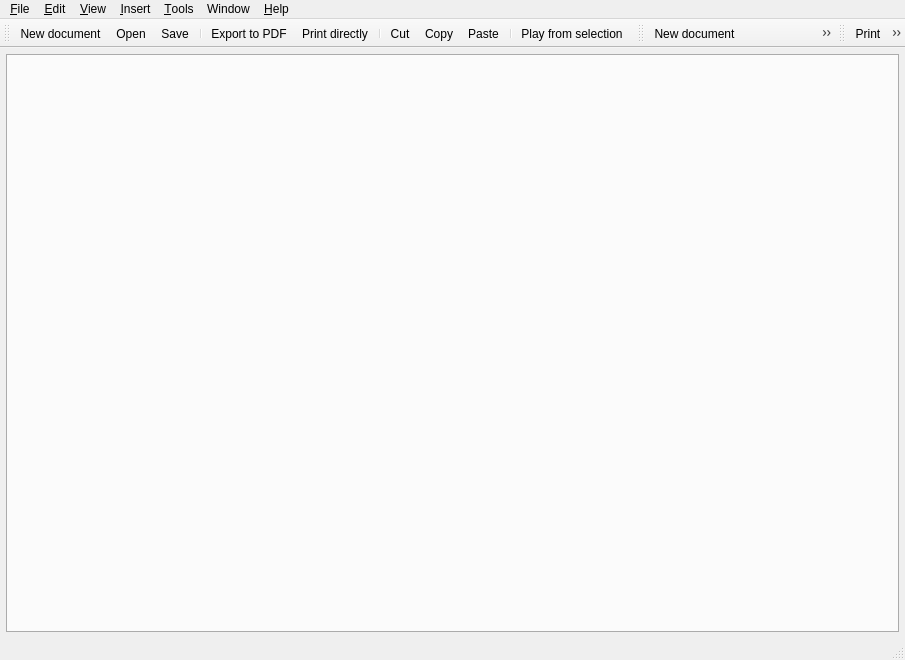
<?xml version="1.0" encoding="UTF-8"?>
<ui version="4.0">
 <author>Reinhard Katzmann, Matevž Jekovec</author>
 <class>uiMainWindow</class>
 <widget class="QMainWindow" name="uiMainWindow">
  <property name="geometry">
   <rect>
    <x>0</x>
    <y>0</y>
    <width>905</width>
    <height>660</height>
   </rect>
  </property>
  <property name="windowTitle">
   <string>Canorus</string>
  </property>
  <property name="windowIcon">
   <iconset>
    <normaloff>images:clogosm.png</normaloff>images:clogosm.png</iconset>
  </property>
  <property name="statusTip">
   <string/>
  </property>
  <widget class="QWidget" name="uiCentralWidget">
   <layout class="QGridLayout">
    <property name="margin">
     <number>6</number>
    </property>
    <property name="spacing">
     <number>4</number>
    </property>
    <item row="0" column="0">
     <widget class="CATabWidget" name="uiTabWidget">
      <property name="sizePolicy">
       <sizepolicy hsizetype="Expanding" vsizetype="Expanding">
        <horstretch>0</horstretch>
        <verstretch>0</verstretch>
       </sizepolicy>
      </property>
      <property name="autoFillBackground">
       <bool>false</bool>
      </property>
      <property name="tabPosition">
       <enum>QTabWidget::South</enum>
      </property>
     </widget>
    </item>
   </layout>
  </widget>
  <widget class="QMenuBar" name="uiMenuBar">
   <property name="geometry">
    <rect>
     <x>0</x>
     <y>0</y>
     <width>905</width>
     <height>26</height>
    </rect>
   </property>
   <widget class="QMenu" name="uiMenuEdit">
    <property name="title">
     <string>&amp;Edit</string>
    </property>
    <addaction name="separator"/>
    <addaction name="uiCut"/>
    <addaction name="uiCopy"/>
    <addaction name="uiPaste"/>
    <addaction name="separator"/>
    <addaction name="uiSelectAll"/>
    <addaction name="uiInvertSelection"/>
    <addaction name="separator"/>
    <addaction name="uiDocumentProperties"/>
   </widget>
   <widget class="QMenu" name="uiMenuTools">
    <property name="title">
     <string>&amp;Tools</string>
    </property>
    <addaction name="uiGotoBar"/>
    <addaction name="uiTranspose"/>
    <addaction name="uiNoteCount"/>
    <addaction name="uiMidiRecorder"/>
    <addaction name="separator"/>
    <addaction name="uiSettings"/>
   </widget>
   <widget class="QMenu" name="uiMenuWindow">
    <property name="title">
     <string>Window</string>
    </property>
    <addaction name="uiNewView"/>
    <addaction name="uiNewWindow"/>
    <addaction name="separator"/>
    <addaction name="uiSplitHorizontally"/>
    <addaction name="uiSplitVertically"/>
    <addaction name="uiCloseCurrentView"/>
    <addaction name="uiUnsplitAll"/>
   </widget>
   <widget class="QMenu" name="uiMenuHelp">
    <property name="title">
     <string>&amp;Help</string>
    </property>
    <addaction name="uiUsersGuide"/>
    <addaction name="uiWhatsThis"/>
    <addaction name="uiTipOfTheDay"/>
    <addaction name="separator"/>
    <addaction name="uiAboutCanorus"/>
    <addaction name="uiAboutQt"/>
   </widget>
   <widget class="QMenu" name="uiMenuFile">
    <property name="title">
     <string>&amp;File</string>
    </property>
    <widget class="QMenu" name="uiOpenRecent">
     <property name="title">
      <string>Open &amp;recent</string>
     </property>
     <property name="icon">
      <iconset>
       <normaloff>images:general/fileopen.png</normaloff>images:general/fileopen.png</iconset>
     </property>
     <addaction name="actionRecent_documents"/>
    </widget>
    <addaction name="uiNewDocument"/>
    <addaction name="uiNewDocumentWizard"/>
    <addaction name="uiOpenDocument"/>
    <addaction name="uiOpenRecent"/>
    <addaction name="uiSaveDocument"/>
    <addaction name="uiSaveDocumentAs"/>
    <addaction name="uiCloseDocument"/>
    <addaction name="separator"/>
    <addaction name="uiImportDocument"/>
    <addaction name="uiExportDocument"/>
    <addaction name="separator"/>
    <addaction name="uiPrintPreview"/>
    <addaction name="uiPrint"/>
    <addaction name="separator"/>
    <addaction name="uiQuit"/>
   </widget>
   <widget class="QMenu" name="uiMenuView">
    <property name="title">
     <string>&amp;View</string>
    </property>
    <widget class="QMenu" name="uiMenuZoom">
     <property name="title">
      <string>Zoom</string>
     </property>
     <addaction name="uiZoomToWidth"/>
     <addaction name="uiZoomToHeight"/>
     <addaction name="uiZoomToFit"/>
     <addaction name="uiZoomToSelection"/>
     <addaction name="separator"/>
     <addaction name="uiCustomZoom"/>
    </widget>
    <widget class="QMenu" name="uiMenuSourceView">
     <property name="title">
      <string>Source view</string>
     </property>
     <addaction name="uiLilyPondSource"/>
     <addaction name="uiCanorusMLSource"/>
    </widget>
    <addaction name="separator"/>
    <addaction name="uiMenuZoom"/>
    <addaction name="uiLockScrollPlayback"/>
    <addaction name="separator"/>
    <addaction name="uiScoreView"/>
    <addaction name="uiMenuSourceView"/>
    <addaction name="uiResourceView"/>
    <addaction name="separator"/>
    <addaction name="uiShowRuler"/>
    <addaction name="uiShowStatusBar"/>
    <addaction name="uiFullscreen"/>
   </widget>
   <widget class="QMenu" name="uiMenuInsert">
    <property name="title">
     <string>&amp;Insert</string>
    </property>
    <addaction name="uiNewSheet"/>
    <addaction name="uiNewContext"/>
    <addaction name="uiNewVoice"/>
    <addaction name="separator"/>
    <addaction name="uiInsertPlayable"/>
    <addaction name="uiInsertClef"/>
    <addaction name="uiInsertKeySig"/>
    <addaction name="uiInsertTimeSig"/>
    <addaction name="uiInsertBarline"/>
    <addaction name="uiInsertSyllable"/>
    <addaction name="uiInsertFM"/>
   </widget>
   <addaction name="uiMenuFile"/>
   <addaction name="uiMenuEdit"/>
   <addaction name="uiMenuView"/>
   <addaction name="uiMenuInsert"/>
   <addaction name="uiMenuTools"/>
   <addaction name="uiMenuWindow"/>
   <addaction name="uiMenuHelp"/>
  </widget>
  <widget class="QStatusBar" name="uiStatusBarWidget"/>
  <widget class="QToolBar" name="uiStandardToolBar">
   <property name="windowTitle">
    <string>Standard ToolBar</string>
   </property>
   <property name="orientation">
    <enum>Qt::Horizontal</enum>
   </property>
   <attribute name="toolBarArea">
    <enum>TopToolBarArea</enum>
   </attribute>
   <attribute name="toolBarBreak">
    <bool>false</bool>
   </attribute>
   <addaction name="uiNewDocument"/>
   <addaction name="uiOpenDocument"/>
   <addaction name="uiSaveDocument"/>
   <addaction name="separator"/>
   <addaction name="uiExportToPdf"/>
   <addaction name="uiPrintDirectly"/>
   <addaction name="separator"/>
   <addaction name="uiCut"/>
   <addaction name="uiCopy"/>
   <addaction name="uiPaste"/>
   <addaction name="separator"/>
   <addaction name="uiPlayFromSelection"/>
  </widget>
  <widget class="QToolBar" name="uiFileToolBar">
   <property name="windowTitle">
    <string>File ToolBar</string>
   </property>
   <property name="orientation">
    <enum>Qt::Horizontal</enum>
   </property>
   <attribute name="toolBarArea">
    <enum>TopToolBarArea</enum>
   </attribute>
   <attribute name="toolBarBreak">
    <bool>false</bool>
   </attribute>
   <addaction name="uiNewDocument"/>
   <addaction name="uiNewDocumentWizard"/>
   <addaction name="uiOpenDocument"/>
   <addaction name="uiSaveDocument"/>
   <addaction name="uiSaveDocumentAs"/>
   <addaction name="uiImportDocument"/>
   <addaction name="uiExportDocument"/>
   <addaction name="uiCloseDocument"/>
  </widget>
  <widget class="QToolBar" name="uiPrintToolBar">
   <property name="enabled">
    <bool>true</bool>
   </property>
   <property name="windowTitle">
    <string>Print ToolBar</string>
   </property>
   <property name="orientation">
    <enum>Qt::Horizontal</enum>
   </property>
   <attribute name="toolBarArea">
    <enum>TopToolBarArea</enum>
   </attribute>
   <attribute name="toolBarBreak">
    <bool>false</bool>
   </attribute>
   <addaction name="uiPrint"/>
   <addaction name="uiPrintDirectly"/>
   <addaction name="uiPrintPreview"/>
   <addaction name="uiExportToPdf"/>
  </widget>
  <action name="uiQuit">
   <property name="icon">
    <iconset>
     <normaloff>images:general/exit.png</normaloff>images:general/exit.png</iconset>
   </property>
   <property name="text">
    <string>&amp;Quit</string>
   </property>
   <property name="shortcut">
    <string>Ctrl+Q</string>
   </property>
  </action>
  <action name="uiNewDocument">
   <property name="icon">
    <iconset>
     <normaloff>images:general/filenew.png</normaloff>images:general/filenew.png</iconset>
   </property>
   <property name="text">
    <string>&amp;New document</string>
   </property>
   <property name="shortcut">
    <string>Ctrl+N</string>
   </property>
  </action>
  <action name="uiOpenDocument">
   <property name="icon">
    <iconset>
     <normaloff>images:general/fileopen.png</normaloff>images:general/fileopen.png</iconset>
   </property>
   <property name="text">
    <string>&amp;Open...</string>
   </property>
   <property name="shortcut">
    <string>Ctrl+O</string>
   </property>
  </action>
  <action name="uiSaveDocument">
   <property name="icon">
    <iconset>
     <normaloff>images:general/filesave.png</normaloff>images:general/filesave.png</iconset>
   </property>
   <property name="text">
    <string>&amp;Save</string>
   </property>
   <property name="shortcut">
    <string>Ctrl+S</string>
   </property>
  </action>
  <action name="uiSaveDocumentAs">
   <property name="icon">
    <iconset>
     <normaloff>images:general/filesaveas.png</normaloff>images:general/filesaveas.png</iconset>
   </property>
   <property name="text">
    <string>Save &amp;as...</string>
   </property>
  </action>
  <action name="uiCloseDocument">
   <property name="icon">
    <iconset>
     <normaloff>images:general/fileclose.svg</normaloff>images:general/fileclose.svg</iconset>
   </property>
   <property name="text">
    <string>&amp;Close</string>
   </property>
  </action>
  <action name="uiImportDocument">
   <property name="enabled">
    <bool>true</bool>
   </property>
   <property name="icon">
    <iconset>
     <normaloff>images:general/filesave.png</normaloff>images:general/filesave.png</iconset>
   </property>
   <property name="text">
    <string>&amp;Import...</string>
   </property>
  </action>
  <action name="uiExportDocument">
   <property name="icon">
    <iconset>
     <normaloff>images:general/filesave.png</normaloff>images:general/filesave.png</iconset>
   </property>
   <property name="text">
    <string>&amp;Export...</string>
   </property>
   <property name="shortcut">
    <string>Ctrl+E</string>
   </property>
  </action>
  <action name="uiPrintPreview">
   <property name="enabled">
    <bool>true</bool>
   </property>
   <property name="icon">
    <iconset>
     <normaloff>images:printing/fileprintpreview.png</normaloff>images:printing/fileprintpreview.png</iconset>
   </property>
   <property name="text">
    <string>Print pre&amp;view...</string>
   </property>
   <property name="visible">
    <bool>true</bool>
   </property>
  </action>
  <action name="uiPrint">
   <property name="enabled">
    <bool>true</bool>
   </property>
   <property name="icon">
    <iconset>
     <normaloff>images:printing/fileprint.png</normaloff>images:printing/fileprint.png</iconset>
   </property>
   <property name="text">
    <string>&amp;Print...</string>
   </property>
   <property name="shortcut">
    <string>Ctrl+P</string>
   </property>
  </action>
  <action name="uiCopy">
   <property name="icon">
    <iconset>
     <normaloff>images:general/editcopy.png</normaloff>images:general/editcopy.png</iconset>
   </property>
   <property name="text">
    <string>&amp;Copy</string>
   </property>
   <property name="shortcut">
    <string>Ctrl+C</string>
   </property>
  </action>
  <action name="uiCut">
   <property name="icon">
    <iconset>
     <normaloff>images:general/editcut.png</normaloff>images:general/editcut.png</iconset>
   </property>
   <property name="text">
    <string>C&amp;ut</string>
   </property>
   <property name="shortcut">
    <string>Ctrl+X</string>
   </property>
  </action>
  <action name="uiPaste">
   <property name="icon">
    <iconset>
     <normaloff>images:general/editpaste.png</normaloff>images:general/editpaste.png</iconset>
   </property>
   <property name="text">
    <string>&amp;Paste</string>
   </property>
   <property name="shortcut">
    <string>Ctrl+V</string>
   </property>
  </action>
  <action name="uiSelectAll">
   <property name="text">
    <string>Select &amp;all</string>
   </property>
   <property name="shortcut">
    <string>Ctrl+A</string>
   </property>
  </action>
  <action name="uiInvertSelection">
   <property name="text">
    <string>Invert Selection</string>
   </property>
  </action>
  <action name="uiZoomToWidth">
   <property name="text">
    <string>Fit to width</string>
   </property>
  </action>
  <action name="uiGotoBar">
   <property name="enabled">
    <bool>false</bool>
   </property>
   <property name="text">
    <string>Goto bar...</string>
   </property>
   <property name="shortcut">
    <string>Ctrl+G</string>
   </property>
  </action>
  <action name="uiShowStatusBar">
   <property name="checkable">
    <bool>true</bool>
   </property>
   <property name="checked">
    <bool>true</bool>
   </property>
   <property name="text">
    <string>St&amp;atus bar</string>
   </property>
  </action>
  <action name="uiFullscreen">
   <property name="checkable">
    <bool>true</bool>
   </property>
   <property name="icon">
    <iconset>
     <normaloff>images:general/fullscreen.png</normaloff>images:general/fullscreen.png</iconset>
   </property>
   <property name="text">
    <string>&amp;Fullscreen</string>
   </property>
  </action>
  <action name="uiInsertTimeSig">
   <property name="checkable">
    <bool>true</bool>
   </property>
   <property name="icon">
    <iconset>
     <normaloff>images:timesig/tsc.svg</normaloff>images:timesig/tsc.svg</iconset>
   </property>
   <property name="text">
    <string>&amp;Time signature...</string>
   </property>
  </action>
  <action name="uiInsertKeySig">
   <property name="checkable">
    <bool>true</bool>
   </property>
   <property name="icon">
    <iconset>
     <normaloff>images:accidental/keysig.svg</normaloff>images:accidental/keysig.svg</iconset>
   </property>
   <property name="text">
    <string>&amp;Key signature...</string>
   </property>
  </action>
  <action name="uiInsertBarline">
   <property name="checkable">
    <bool>true</bool>
   </property>
   <property name="icon">
    <iconset>
     <normaloff>images:barline/barlinesingle.svg</normaloff>images:barline/barlinesingle.svg</iconset>
   </property>
   <property name="text">
    <string>Barline...</string>
   </property>
  </action>
  <action name="uiNoteCount">
   <property name="enabled">
    <bool>false</bool>
   </property>
   <property name="text">
    <string>Note &amp;count...</string>
   </property>
  </action>
  <action name="uiSettings">
   <property name="icon">
    <iconset>
     <normaloff>images:settings/settings.svg</normaloff>images:settings/settings.svg</iconset>
   </property>
   <property name="text">
    <string>&amp;Settings...</string>
   </property>
  </action>
  <action name="uiUsersGuide">
   <property name="text">
    <string>User's guide...</string>
   </property>
  </action>
  <action name="uiWhatsThis">
   <property name="enabled">
    <bool>false</bool>
   </property>
   <property name="text">
    <string>What's &amp;this</string>
   </property>
  </action>
  <action name="uiTipOfTheDay">
   <property name="checkable">
    <bool>false</bool>
   </property>
   <property name="enabled">
    <bool>false</bool>
   </property>
   <property name="text">
    <string>Tip of the &amp;day</string>
   </property>
  </action>
  <action name="uiAboutCanorus">
   <property name="icon">
    <iconset>
     <normaloff>images:clogosm.png</normaloff>images:clogosm.png</iconset>
   </property>
   <property name="text">
    <string>About &amp;Canorus...</string>
   </property>
  </action>
  <action name="uiAboutQt">
   <property name="icon">
    <iconset>
     <normaloff>images:qtlogo.png</normaloff>images:qtlogo.png</iconset>
   </property>
   <property name="text">
    <string>About &amp;Qt...</string>
   </property>
  </action>
  <action name="uiSplitHorizontally">
   <property name="text">
    <string>Split view horizontally</string>
   </property>
  </action>
  <action name="uiSplitVertically">
   <property name="text">
    <string>Split view vertically</string>
   </property>
  </action>
  <action name="uiCloseCurrentView">
   <property name="enabled">
    <bool>false</bool>
   </property>
   <property name="text">
    <string>Close current view</string>
   </property>
  </action>
  <action name="uiUnsplitAll">
   <property name="enabled">
    <bool>false</bool>
   </property>
   <property name="text">
    <string>Unsplit All</string>
   </property>
  </action>
  <action name="uiNewView">
   <property name="text">
    <string>New view</string>
   </property>
  </action>
  <action name="uiNewSheet">
   <property name="icon">
    <iconset>
     <normaloff>images:document/sheetnew.svg</normaloff>images:document/sheetnew.svg</iconset>
   </property>
   <property name="text">
    <string>New sheet</string>
   </property>
  </action>
  <action name="uiNewContext">
   <property name="checkable">
    <bool>true</bool>
   </property>
   <property name="icon">
    <iconset>
     <normaloff>images:document/contextnew.svg</normaloff>images:document/contextnew.svg</iconset>
   </property>
   <property name="text">
    <string>New context...</string>
   </property>
  </action>
  <action name="uiPlayFromSelection">
   <property name="checkable">
    <bool>true</bool>
   </property>
   <property name="icon">
    <iconset>
     <normaloff>images:playback/play.svg</normaloff>images:playback/play.svg</iconset>
   </property>
   <property name="text">
    <string>Play from selection</string>
   </property>
  </action>
  <action name="uiAnimatedScroll">
   <property name="checkable">
    <bool>true</bool>
   </property>
   <property name="checked">
    <bool>true</bool>
   </property>
   <property name="text">
    <string>Animated scroll</string>
   </property>
  </action>
  <action name="uiLockScrollPlayback">
   <property name="checkable">
    <bool>true</bool>
   </property>
   <property name="checked">
    <bool>true</bool>
   </property>
   <property name="text">
    <string>Lock scroll while playback</string>
   </property>
  </action>
  <action name="uiZoomToHeight">
   <property name="text">
    <string>Fit to &amp;height</string>
   </property>
  </action>
  <action name="uiZoomToFit">
   <property name="text">
    <string>Best &amp;fit</string>
   </property>
  </action>
  <action name="uiZoomToSelection">
   <property name="text">
    <string>Fit to selection</string>
   </property>
  </action>
  <action name="uiNewWindow">
   <property name="text">
    <string>New window</string>
   </property>
  </action>
  <action name="uiCustomZoom">
   <property name="text">
    <string>Custom...</string>
   </property>
  </action>
  <action name="uiScoreView">
   <property name="text">
    <string>Score view</string>
   </property>
  </action>
  <action name="uiLilyPondSource">
   <property name="icon">
    <iconset>
     <normaloff>images:general/lilypondsource.svg</normaloff>images:general/lilypondsource.svg</iconset>
   </property>
   <property name="text">
    <string>LilyPond source</string>
   </property>
  </action>
  <action name="uiCanorusMLSource">
   <property name="icon">
    <iconset>
     <normaloff>images:general/canorusmlsource.svg</normaloff>images:general/canorusmlsource.svg</iconset>
   </property>
   <property name="text">
    <string>CanorusML source</string>
   </property>
  </action>
  <action name="uiNewVoice">
   <property name="icon">
    <iconset>
     <normaloff>images:document/voicenew.svg</normaloff>images:document/voicenew.svg</iconset>
   </property>
   <property name="text">
    <string>New voice</string>
   </property>
  </action>
  <action name="uiDocumentProperties">
   <property name="icon">
    <iconset>
     <normaloff>images:document/documentproperties.svg</normaloff>images:document/documentproperties.svg</iconset>
   </property>
   <property name="text">
    <string>Document properties...</string>
   </property>
  </action>
  <action name="uiPrintDirectly">
   <property name="enabled">
    <bool>true</bool>
   </property>
   <property name="icon">
    <iconset>
     <normaloff>images:printing/filequickprint.png</normaloff>images:printing/filequickprint.png</iconset>
   </property>
   <property name="text">
    <string>Print directly</string>
   </property>
   <property name="visible">
    <bool>true</bool>
   </property>
  </action>
  <action name="uiExportToPdf">
   <property name="icon">
    <iconset>
     <normaloff>images:general/pdf.png</normaloff>images:general/pdf.png</iconset>
   </property>
   <property name="text">
    <string>Export to PDF</string>
   </property>
   <property name="visible">
    <bool>true</bool>
   </property>
  </action>
  <action name="uiNewDocumentWizard">
   <property name="enabled">
    <bool>false</bool>
   </property>
   <property name="icon">
    <iconset>
     <normaloff>images:general/filenewwizard.png</normaloff>images:general/filenewwizard.png</iconset>
   </property>
   <property name="text">
    <string>New document &amp;wizard...</string>
   </property>
  </action>
  <action name="uiInsertPlayable">
   <property name="checkable">
    <bool>true</bool>
   </property>
   <property name="icon">
    <iconset>
     <normaloff>images:playable/insertplayable.svg</normaloff>images:playable/insertplayable.svg</iconset>
   </property>
   <property name="text">
    <string>Notes and Rests</string>
   </property>
  </action>
  <action name="uiInsertFM">
   <property name="checkable">
    <bool>true</bool>
   </property>
   <property name="enabled">
    <bool>true</bool>
   </property>
   <property name="icon">
    <iconset>
     <normaloff>images:functionmark/insertfm.svg</normaloff>images:functionmark/insertfm.svg</iconset>
   </property>
   <property name="text">
    <string>Function mark...</string>
   </property>
  </action>
  <action name="uiInsertClef">
   <property name="checkable">
    <bool>true</bool>
   </property>
   <property name="icon">
    <iconset>
     <normaloff>images:clef/cleff.svg</normaloff>images:clef/cleff.svg</iconset>
   </property>
   <property name="text">
    <string>Clef...</string>
   </property>
  </action>
  <action name="uiRemoveVoice">
   <property name="icon">
    <iconset>
     <normaloff>images:document/voiceremove.svg</normaloff>images:document/voiceremove.svg</iconset>
   </property>
   <property name="text">
    <string>Remove Voice</string>
   </property>
  </action>
  <action name="uiVoiceProperties">
   <property name="icon">
    <iconset>
     <normaloff>images:document/voiceproperties.svg</normaloff>images:document/voiceproperties.svg</iconset>
   </property>
   <property name="text">
    <string>Voice Properties</string>
   </property>
  </action>
  <action name="uiAccsVisible">
   <property name="checkable">
    <bool>true</bool>
   </property>
   <property name="icon">
    <iconset>
     <normaloff>images:accidental/accsvisible.svg</normaloff>images:accidental/accsvisible.svg</iconset>
   </property>
   <property name="text">
    <string>Accidentals Visible</string>
   </property>
  </action>
  <action name="uiHiddenRest">
   <property name="checkable">
    <bool>true</bool>
   </property>
   <property name="icon">
    <iconset>
     <normaloff>images:playable/hiddenrest.svg</normaloff>images:playable/hiddenrest.svg</iconset>
   </property>
   <property name="text">
    <string>Hidden Rest</string>
   </property>
  </action>
  <action name="uiRemoveContext">
   <property name="icon">
    <iconset>
     <normaloff>images:document/contextremove.svg</normaloff>images:document/contextremove.svg</iconset>
   </property>
   <property name="text">
    <string>Remove Context</string>
   </property>
  </action>
  <action name="uiContextProperties">
   <property name="icon">
    <iconset>
     <normaloff>images:document/contextproperties.svg</normaloff>images:document/contextproperties.svg</iconset>
   </property>
   <property name="text">
    <string>Context Properties</string>
   </property>
  </action>
  <action name="uiRemoveSheet">
   <property name="icon">
    <iconset>
     <normaloff>images:document/sheetremove.svg</normaloff>images:document/sheetremove.svg</iconset>
   </property>
   <property name="text">
    <string>Remove Sheet</string>
   </property>
  </action>
  <action name="uiSheetProperties">
   <property name="icon">
    <iconset>
     <normaloff>images:document/sheetproperties.svg</normaloff>images:document/sheetproperties.svg</iconset>
   </property>
   <property name="text">
    <string>Sheet Properties</string>
   </property>
  </action>
  <action name="uiTranspose">
   <property name="text">
    <string>&amp;Transpose...</string>
   </property>
  </action>
  <action name="uiFMEllipse">
   <property name="checkable">
    <bool>true</bool>
   </property>
   <property name="icon">
    <iconset>
     <normaloff>images:functionmark/fme.svg</normaloff>images:functionmark/fme.svg</iconset>
   </property>
   <property name="text">
    <string>Ellipse</string>
   </property>
  </action>
  <action name="uiInsertSyllable">
   <property name="checkable">
    <bool>true</bool>
   </property>
   <property name="icon">
    <iconset>
     <normaloff>images:document/syllable.svg</normaloff>images:document/syllable.svg</iconset>
   </property>
   <property name="text">
    <string>Insert syllable</string>
   </property>
  </action>
  <action name="uiEditMode">
   <property name="checkable">
    <bool>true</bool>
   </property>
   <property name="checked">
    <bool>true</bool>
   </property>
   <property name="icon">
    <iconset>
     <normaloff>images:general/arrow.svg</normaloff>images:general/arrow.svg</iconset>
   </property>
   <property name="text">
    <string>Edit mode</string>
   </property>
  </action>
  <action name="uiInsertMark">
   <property name="icon">
    <iconset>
     <normaloff>images:mark/text.svg</normaloff>images:mark/text.svg</iconset>
   </property>
   <property name="text">
    <string>Insert Mark</string>
   </property>
  </action>
  <action name="uiInsertArticulation">
   <property name="icon">
    <iconset>
     <normaloff>images:mark/articulation/accent.svg</normaloff>images:mark/articulation/accent.svg</iconset>
   </property>
   <property name="text">
    <string>Insert Articulation Mark</string>
   </property>
  </action>
  <action name="actionRecent_documents">
   <property name="text">
    <string>recent documents dummy</string>
   </property>
  </action>
  <action name="uiMidiRecorder">
   <property name="text">
    <string>Midi recorder</string>
   </property>
  </action>
  <action name="uiResourceView">
   <property name="checkable">
    <bool>true</bool>
   </property>
   <property name="text">
    <string>Resources view</string>
   </property>
  </action>
  <action name="uiInsertFBM">
   <property name="checkable">
    <bool>true</bool>
   </property>
   <property name="enabled">
    <bool>true</bool>
   </property>
   <property name="icon">
    <iconset>
     <normaloff>images:figuredbass/insertfbm.svg</normaloff>images:figuredbass/insertfbm.svg</iconset>
   </property>
   <property name="text">
    <string>Figured bass mark...</string>
   </property>
  </action>
  <action name="uiShowRuler">
   <property name="checkable">
    <bool>true</bool>
   </property>
   <property name="text">
    <string>Ruler</string>
   </property>
  </action>
 </widget>
 <customwidgets>
  <customwidget>
   <class>CATabWidget</class>
   <extends>QTabWidget</extends>
   <header>widgets/tabwidget.h</header>
   <container>1</container>
  </customwidget>
 </customwidgets>
 <resources/>
 <connections>
  <connection>
   <sender>uiQuit</sender>
   <signal>triggered()</signal>
   <receiver>uiMainWindow</receiver>
   <slot>close()</slot>
   <hints>
    <hint type="sourcelabel">
     <x>-1</x>
     <y>-1</y>
    </hint>
    <hint type="destinationlabel">
     <x>402</x>
     <y>301</y>
    </hint>
   </hints>
  </connection>
 </connections>
</ui>
